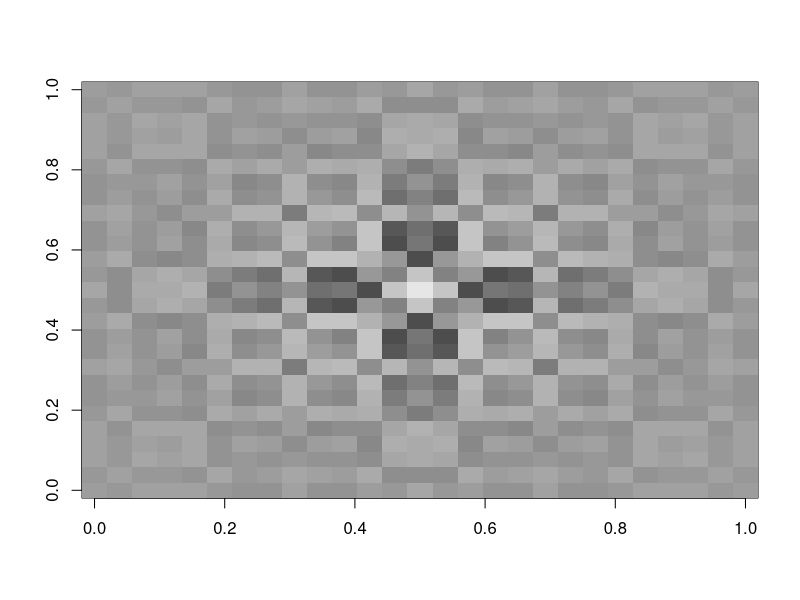
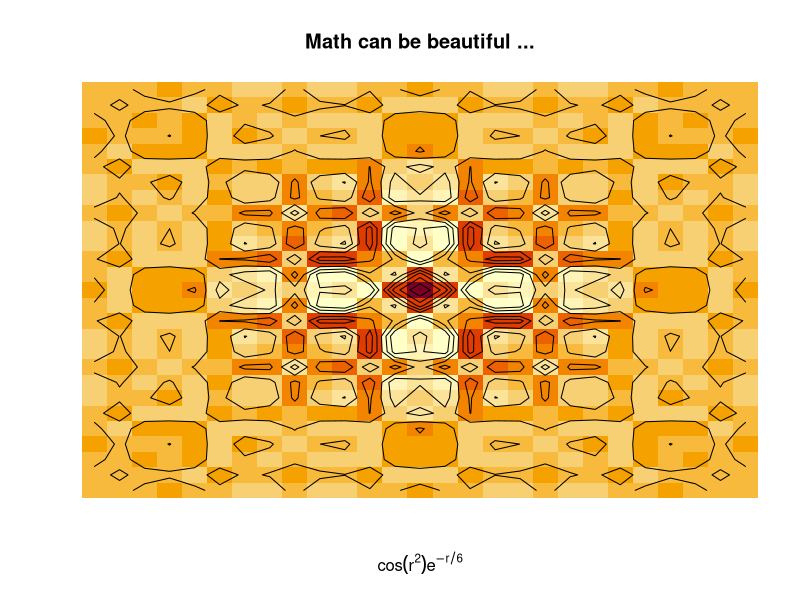
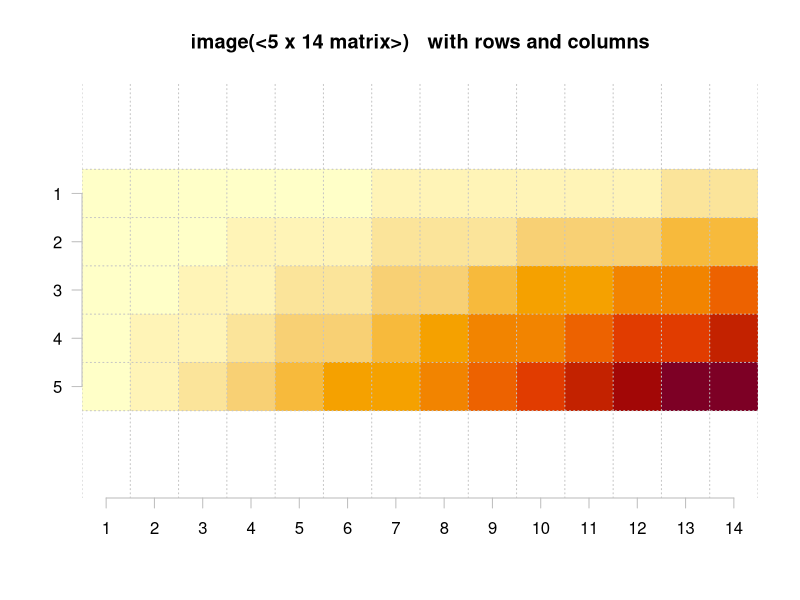
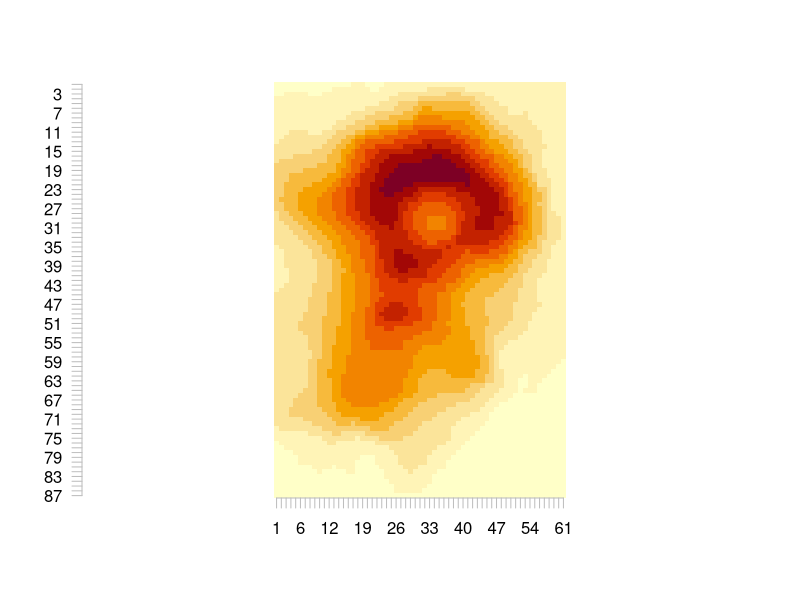
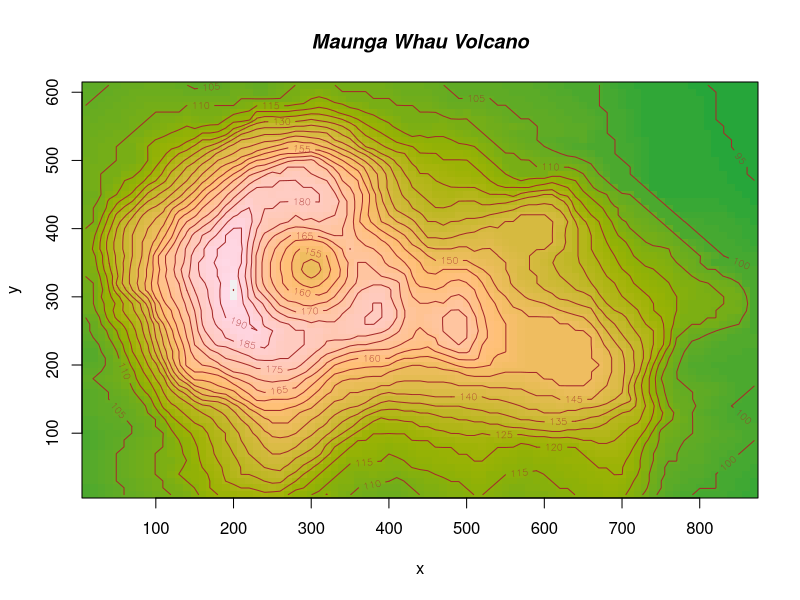

These charts were generated, in order, by the following R code:
require("grDevices") # for colours
x <- y <- seq(-4*pi, 4*pi, length.out = 27)
r <- sqrt(outer(x^2, y^2, `+`))
image(z = z <- cos(r^2)*exp(-r/6), col = gray.colors(33))
image(z, axes = FALSE, main = "Math can be beautiful ...",
      xlab = expression(cos(r^2) * e^{-r/6}))
contour(z, add = TRUE, drawlabels = FALSE)

# Visualize as matrix.  Need to transpose matrix and then flip it horizontally:
tf <- function(m) t(m)[, nrow(m):1]
imageM <- function(m, grid = max(dim(m)) <= 25, asp = (nrow(m)-1)/(ncol(m)-1), ...) {
    image(tf(m), asp=asp, axes = FALSE, ...)
    mAxis <- function(side, at, ...) # using 'j'
        axis(side, at=at, labels=as.character(j+1L), col="gray", col.axis=1, ...)
    n <- ncol(m); n1 <- n-1L; j <- 0L:n1; mAxis(1, at= j/n1)
    if(grid) abline(v = (0:n - .5)/n1, col="gray77", lty="dotted")
    n <- nrow(m); n1 <- n-1L; j <- 0L:n1; mAxis(2, at=1-j/n1, las=1)
    if(grid) abline(h = (0:n - .5)/n1, col="gray77", lty="dotted")
}
(m <- outer(1:5, 1:14))
imageM(m, main = "image(<5 x 14 matrix>)   with rows and columns")
imageM(volcano)

# A prettier display of the volcano
x <- 10*(1:nrow(volcano))
y <- 10*(1:ncol(volcano))
image(x, y, volcano, col = hcl.colors(100, "terrain"), axes = FALSE)
contour(x, y, volcano, levels = seq(90, 200, by = 5),
        add = TRUE, col = "brown")
axis(1, at = seq(100, 800, by = 100))
axis(2, at = seq(100, 600, by = 100))
box()
title(main = "Maunga Whau Volcano", font.main = 4)
